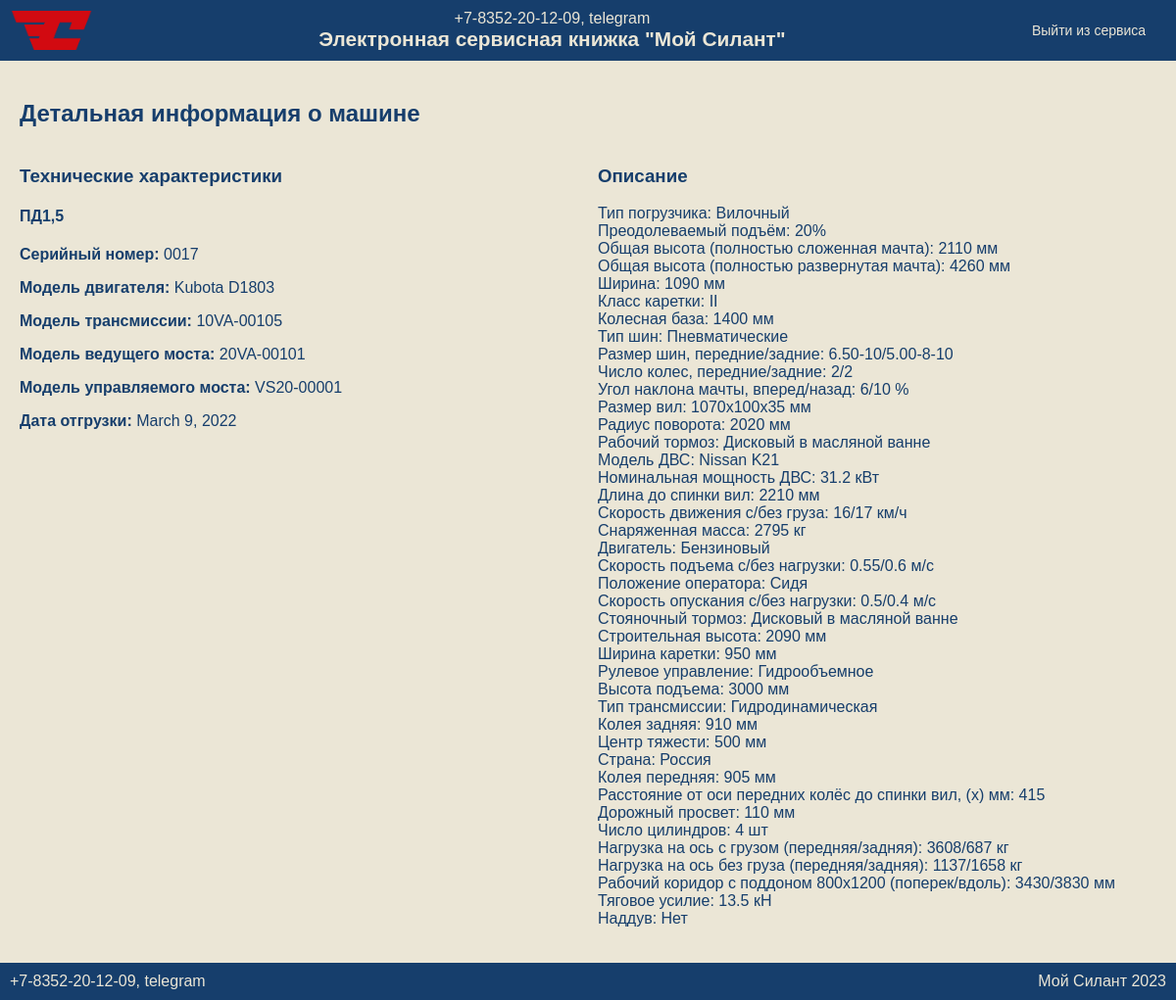
Page /machine/1/ (signed in) on the committed database.
### inventory/models.py (models this page shows, shortened)
class Machine(models.Model):
    serial_number = models.CharField(
        max_length=128,
        unique=True,
        verbose_name='Зав. № машины'
    )
    model_technique = models.CharField(
        max_length=128,
        verbose_name='Модель техники'
    )
    model_engine = models.CharField(
        max_length=128,
        verbose_name='Модель двигателя'
    )
    serial_engine = models.CharField(
        max_length=128,
        verbose_name='Зав. № двигателя'
    )
    model_transmission = models.CharField(
        max_length=128,
        verbose_name='Модель трансмиссии'
    )
    serial_transmission = models.CharField(
        max_length=128,
        verbose_name='Зав. № трансмиссии'
    )
    model_drive_axle = models.CharField(
        max_length=128,
        verbose_name='Модель ведущего моста'
    )
    serial_drive_axle = models.CharField(
        max_length=128,
        verbose_name='Зав. № ведущего моста'
    )
    model_steering_axle = models.CharField(
        max_length=128,
        verbose_name='Модель управляемого моста'
    )
    serial_steering_axle = models.CharField(
        max_length=128,
        verbose_name='Зав. № управляемого моста'
    )
    delivery_contract = models.CharField(
        max_length=128,
        verbose_name='Договор поставки'
    )
    shipment_date = models.DateField(
        verbose_name='Дата отгрузки с завода'
    )
    customer = models.ForeignKey(
        User,
        related_name='customer_machines',
        on_delete=models.CASCADE,
        verbose_name='Покупатель'
    )
    consignee = models.ForeignKey(
        User,
        related_name='consignee_machines',
        on_delete=models.CASCADE,
        verbose_name='Грузополучатель (конечный потребитель)'
    )
    delivery_address = models.CharField(
        max_length=128,
        verbose_name='Адрес поставки (эксплуатации)'
    )
    configuration = models.TextField(
        verbose_name='Комплектация (доп. опции)'
    )
    service_company = models.ForeignKey(
        User,
        related_name='service_machines',
        on_delete=models.CASCADE,
        verbose_name='Сервисная компания'
    )
    description = models.TextField(
        null=True,
        blank=True,
        verbose_name='Описание'
    )
    class Meta:
        verbose_name = 'Машина'
        verbose_name_plural = 'Машины'
        ordering = ['shipment_date']

### inventory/views.py (the view)
# urls.py: path('machine/<int:machine_id>/', machine_detail_view, name='machine_detail'),  # Детальная информация о машине
@login_required
def machine_detail_view(request, machine_id):
    machine = get_object_or_404(Machine, id=machine_id)
    return render(request, 'inventory/machine_detail.html', {'machine': machine})

### inventory/templates/inventory/machine_detail.html (shortened to what this page needs)
{% extends 'inventory/base.html' %}
{% load static %}
{% block content %}
<main>
    <section class="main-container">
        <h2>Детальная информация о машине</h2>
        <div class="detail-container">
            <div class="left-column">
                <h3>Технические характеристики</h3>
                <h4>{{ machine.model_technique }}</h4>
                <p><strong>Серийный номер:</strong> {{ machine.serial_number }}</p>
                <p><strong>Модель двигателя:</strong> {{ machine.model_engine }}</p>
                <p><strong>Модель трансмиссии:</strong> {{ machine.model_transmission }}</p>
                <p><strong>Модель ведущего моста:</strong> {{ machine.model_drive_axle }}</p>
                <p><strong>Модель управляемого моста:</strong> {{ machine.model_steering_axle }}</p>
                <p><strong>Дата отгрузки:</strong> {{ machine.shipment_date }}</p>
            </div>
            <div class="right-column">
                <h3>Описание</h3>
                {{ machine.description|linebreaks }}
            </div>
        </div>
    </section>
</main>
{% endblock %}

### static/css/styles.css (style rules this page uses)
html, body { height: 100%; margin: 0; display: flex; flex-direction: column; font-family: 'PT Astra Sans', sans-serif; background-color: #EBE6D6; color: #163E6C; }
.detail-container { display: flex; justify-content: space-between; flex-wrap: nowrap; gap: 20px; }
.left-column, .right-column { flex: 1; min-width: 0; }

### rows in the picture
Machine: model_technique "ПД1,5", serial_number "0017", model_engine "Kubota D1803", model_transmission "10VA-00105", model_drive_axle "20VA-00101", model_steering_axle "VS20-00001", shipment_date "March 9, 2022", description "Тип погрузчика: Вилочный Преодолеваемый подъём: 20% Общая высота (полностью сложенная мачта): 2110 мм Общая высота (полностью развернутая мачта): 4260 мм Ширина: 1090 мм Класс каретки: II Колесная база: 1400 мм Тип шин: Пневматические Размер шин, передние/задние: 6.50-10/5.00-8-10 Число колес, передние/задние: 2/2 Угол наклона мачты, вперед/назад: 6/10 % Размер вил: 1070x100x35 мм Радиус поворота: 2020 мм Рабочий тормоз: Дисковый в масляной ванне Модель ДВС: Nissan K21 Номинальная мощность ДВС: 31.2 кВт Длина до спинки вил: 2210 мм Скорость движения с/без груза: 16/17 км/ч Снаряженная масса: 2795 кг Двигатель: Бензиновый Скорость подъема с/без нагрузки: 0.55/0.6 м/с Положение оператора:…"
